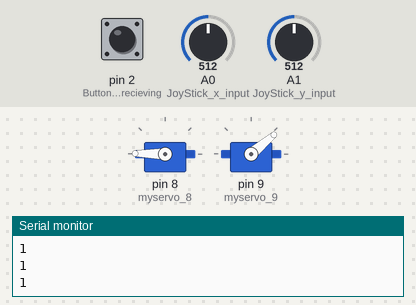
A sketch run on a simulated Arduino Uno, built with avr-gcc and run on an emulated ATmega328P. On the bench: 2 × servo, the last lines printed to the serial monitor. The test bench sets the inputs (shaded band); at power-on: A0 (JoyStick_x_input) = 512, A1 (JoyStick_y_input) = 512, pin 2 (Button_input_recieving) HIGH. EEPROM starts erased.

Above: at 1.2 s.
1.3 s: A0 (JoyStick_x_input) set to 670
2.8 s: A0 (JoyStick_x_input) set to 699
At 3.0 s:
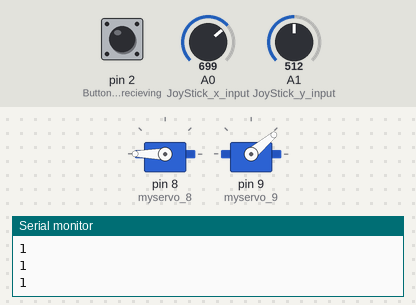
5.8 s: A1 (JoyStick_y_input) set to 355
8.8 s: A1 (JoyStick_y_input) set to 328
At 9.29 s:
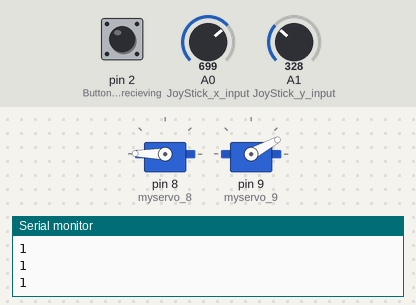
At 9.82 s:
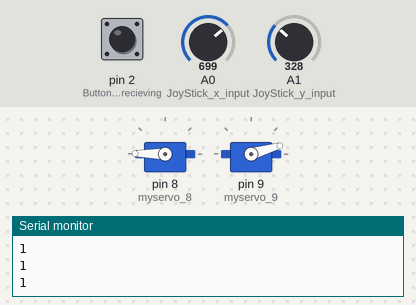
11.8 s: A0 (JoyStick_x_input) set to 306
14.8 s: pin 2 (Button_input_recieving) pulled LOW for 0.15 s
At 14.96 s:
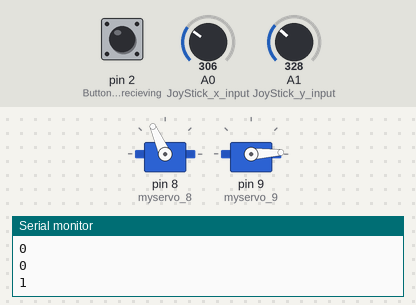
Timing chart, 0 to 22.8 s (numbered marks = the images above; inputs shaded):
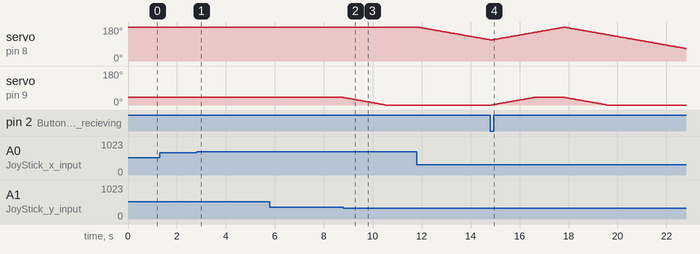

The sketch:

Crane.ino
```cpp
/*
  Crane

  This crane is controlled by a joystick and is designed to stack blocks. The arm move up when joystick is pushed up, down when joystick is pushed down, left when joystick is pushed left, and right when joystick is pused right.

  The circuit:
  - Joystick
    Pin 1 (GND) of the joystick is connected to the ground pin on the Arduino board.
    Pin 2 (+5V) of the joystick is connected to the +5V pin on the Arduino board.
    Pin 3 (X-Axis) of the joystick is connected to the analog input A1.
    Pin 4 (Y-Axis) of the joystick is connected to the analog input A0.
    Pin 5 (Push button) of the joystick is connected to the digital input 2.
  - Servo Motors
    The servo motor used to control the left and right movement of the arm is attached to pin 8.
    The servo motor used to control the up and down movement of the arm is attached to pin 9.
 */

#include <Servo.h>
#include <EEPROM.h>

Servo myservo_8;  // create servo object to control a servo
Servo myservo_9;  // create servo object to control a servo

int x = 0;    // variable to read the value from the analog pin (for x)
int y = 0;    // variable to read the value from the analog pin (for y)
int mappedX;  // variable of the value from the to add to posX mapped from "x"
int mappedY;  // variable of the value from the to add to posY mapped from "y"
int posX;     // variable of the position of the x-motor
int posY;     // variable of the position of the y-motor
int toX;     // variable of the position of the x-motor
int toY;     // variable of the position of the y-motor
int save = 0; // State of saving
int state;    // The current state of the push button (Off = 1, On = 0)
bool override = false;
bool release = true;    // Checks if the button has been relased since last pushed (used for debouncing)
bool action = true;     // Checks if an action has already been done since last pushed (used for memory memorizing, basically avoiding repeated repositioning)

void setup() {
  Serial.begin(9600);
  posX = EEPROM.read(3);   // read from address 3
  posY = EEPROM.read(4);   // read from address 4
  pinMode(A0, INPUT);       //JoyStick x input
  pinMode(A1, INPUT);       //JoyStick y input
  pinMode(2, INPUT_PULLUP); //Button input recieving
  pinMode(8, OUTPUT);       //Outputs value for the x motor
  pinMode(9, OUTPUT);       //Outputs value for the y motor
  myservo_8.attach(8);      // attaches the servo on pin 9 to the servo object (y-motor)
  myservo_9.attach(9);      // attaches the servo on pin 9 to the servo object (x-motor)
  save = EEPROM.read(2); // Reads if last move is saving position (if yes, next time button press will directly lead to the previous saved position)
}

void loop() {
  x = analogRead(A0);            // reads the value of the joystick x-value (value between 0 and 1023)
  y = analogRead(A1);            // reads the value of the joystick y-value (value between 0 and 1023)
  state = digitalRead(2);        // reads the state the pushbutton on the joystick (value is 0 or 1)
  Serial.print(state);
  Serial.print("\n");
  if (state == LOW && release) {  //If state is 1(When button is pressed, for the first tick, increases the save
    save++;               //Changing between save state or move to state
    release = false;      //Gate for this only running once
    action = true;        //When there is action done, allows the if state to be activated once
  } else if (state == HIGH) {  //Reset to not pressed state when released
    release = true;
  }
  mappedX = map(x, 0, 1023, -1, 2);     // scale it to use it with the servo (value between 0 and 180)
  mappedY = map(y, 0, 1023, -1, 2);     // scale it to use it with the servo (value between 0 and 180)

  if (!override){
    if (posX > 179){ //positioning for x & y (when going out of bounds, return them to a value before they go out of bounds)
      posX = 179;
    } else if(posX < 2) {
      posX = 2;
    } else {
      posX += mappedX;
    }
    if (posY > 40) {
      posY = 40;
    } else if(posY < 0) {
      posY = 0;
    } else {
      posY += mappedY;
    }
  } else {      // If the crane is in override mode (e.g. going back to setted position, slowly moves the crane to the selected position)
    if (posX < toX) {
      posX++;
    } else if (posX > toX) {
      posX--;
    }
    if (posY < toY) {
      posY++;
    } else if (posY > toY) {
      posY--;
    }
    if (posX == toX && posY == toY) {
      override = false;
    }
  }

  if (action) {
    if (save % 2 == 1) {
      EEPROM.write(0, posX);
      EEPROM.write(1, posY);
      EEPROM.write(2, save);
    } else if (save % 2 == 0) {
      toX = EEPROM.read(0);   // read from address 0
      toY = EEPROM.read(1);   // read from address 1
      override = true;        // makes the code to the override mode (ignores inputs until is moved to the last position)
    }
    action = false; //Prevents this from running repeatedly
  }
  myservo_8.write(posX);  //Writes x pos to x motor
  myservo_9.write(posY);  //Wrties y pos to y motor
  EEPROM.write(3, posX);
  EEPROM.write(4, posY); //Remembering last postion when power is disconnected
  delay(40);                                // waits for the servo to get there
}
```

Measured:
- the behaviour switches between 681 and 682 on A0 (JoyStick_x_input) (found by bisection; images 0 and 1)
- the behaviour switches between 341 and 340 on A1 (JoyStick_y_input) (found by bisection; images 1 and 2)
- after the input at 2.8 s, servo on pin 8 (myservo_8): alternates 180° for 0.04 s and 179° for 0.04 s, starting at once
- after the input at 8.8 s, servo on pin 9 (myservo_9): moves from 40° to 0° over 1.7 s, starting at once
- after the input at 14.8 s, servo on pin 9 (myservo_9): rises from 0° to 40° in 1.7 s, then falls to 0° in 3.0 s
